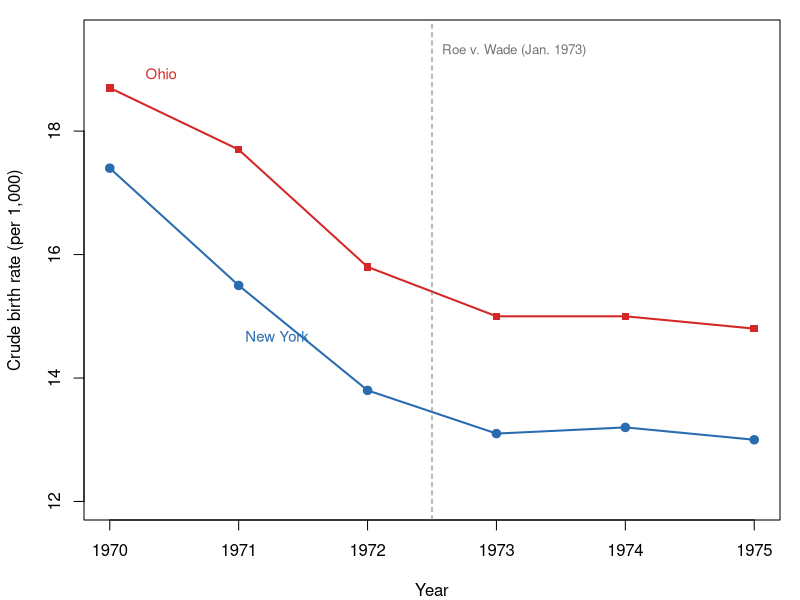
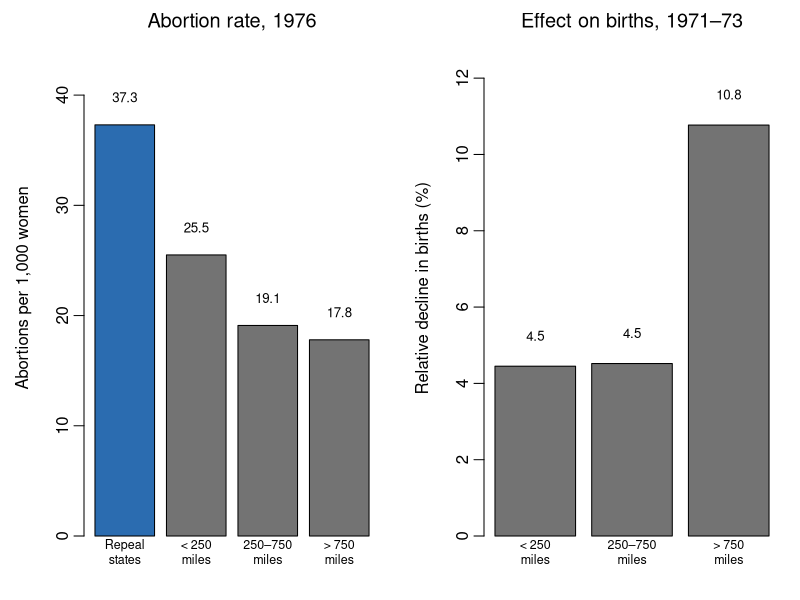

Reproduce these figures in R, in order.
## ---- chunk 1
#| label: setup-ch12
#| include: false
col_grey <- "grey45"; col_ny <- "#2b6cb0"; col_oh <- "#d62728"
## ---- chunk 2
#| label: fig-ny-oh
#| fig-cap: "Crude birth rates (births per 1,000) in New York, which legalized abortion in 1970, and Ohio, where it became legal with Roe v. Wade in 1973. Data: lecture slides."
#| fig-height: 4
yrs <- 1970:1975
ny <- c(17.4, 15.5, 13.8, 13.1, 13.2, 13.0)
oh <- c(18.7, 17.7, 15.8, 15.0, 15.0, 14.8)
op <- par(mar = c(4, 4.2, 1, 1))
plot(yrs, ny, type = "o", pch = 19, col = col_ny, lwd = 2, ylim = c(12, 19.5),
     xlab = "Year", ylab = "Crude birth rate (per 1,000)")
lines(yrs, oh, type = "o", pch = 15, col = col_oh, lwd = 2)
abline(v = 1972.5, lty = 2, col = col_grey)
text(1972.5, 19.3, "Roe v. Wade (Jan. 1973)", pos = 4, cex = 0.8, col = col_grey)
text(1971.3, 14.9, "New York", col = col_ny, pos = 1, cex = 0.9)
text(1970.2, 18.9, "Ohio", col = col_oh, pos = 4, cex = 0.9)
par(op)
## ---- chunk 3
#| label: fig-levine-distance
#| fig-cap: "Distance to legal abortion and its effects. Left: abortion rate in 1976 (per 1,000 women aged 15–44), by distance from the five early 'repeal' states. Right: estimated decline in births in repeal states, 1971–73, relative to non-repeal states at each distance (percent). Source: Levine et al. (1999), Tables 2 and 3."
#| fig-height: 3.4
lab <- c("Repeal\nstates", "< 250\nmiles", "250–750\nmiles", "> 750\nmiles")
abr <- c(37.3, 25.5, 19.1, 17.8)
eff <- c(4.45, 4.52, 10.77)
op <- par(mfrow = c(1, 2), mar = c(3.2, 4.2, 2, 1), mgp = c(2.6, 0.6, 0))
b1 <- barplot(abr, names.arg = lab, col = c(col_ny, rep(col_grey, 3)),
              ylim = c(0, 45), ylab = "Abortions per 1,000 women",
              main = "Abortion rate, 1976", font.main = 1, cex.names = 0.75)
text(b1, abr + 2.5, abr, cex = 0.8)
b2 <- barplot(eff, names.arg = lab[-1], col = col_grey, ylim = c(0, 13),
              ylab = "Relative decline in births (%)",
              main = "Effect on births, 1971–73", font.main = 1,
              cex.names = 0.75)
text(b2, eff + 0.8, sprintf("%.1f", eff), cex = 0.8)
par(op)
